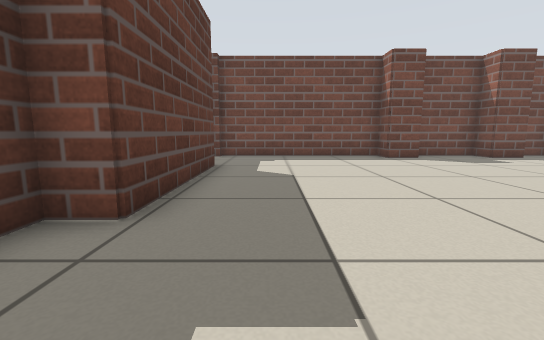
[1] (above)

12 first-person views from a walk through a Stage world. The camera is 0.5 m above the floor, tilts 8° down and sees 90° across. The lines on the ground mark 1 m squares. The floor is counted in squares, 0.5 m on a side. Each view is taken from the middle of a square. On the plan, view 1 faces up. The plan holds only what a view shows up to about 11 squares ahead; the rest is blank. Robots are left out.

[2]
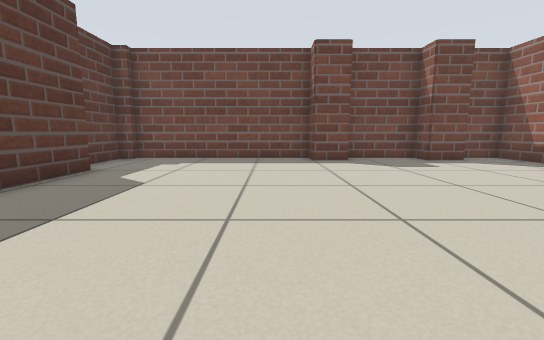

[3]
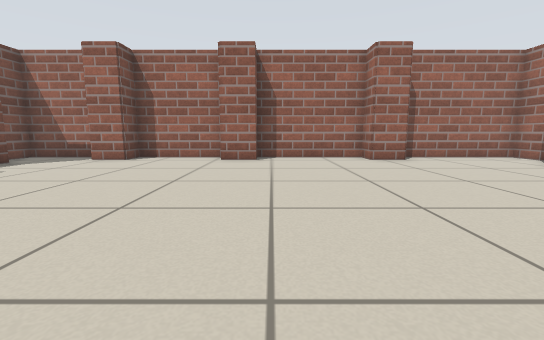

[4]
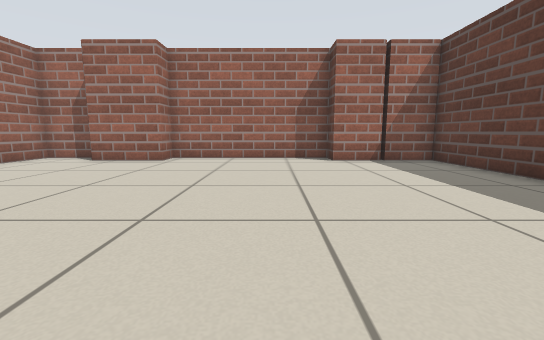

[5]
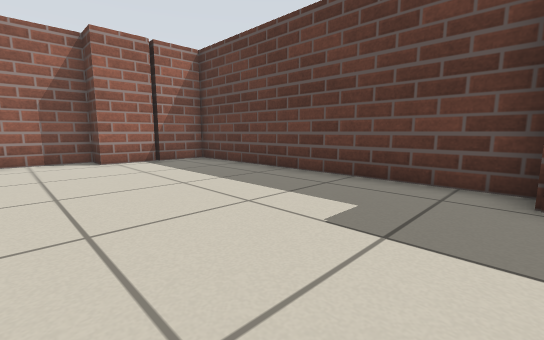

[6]
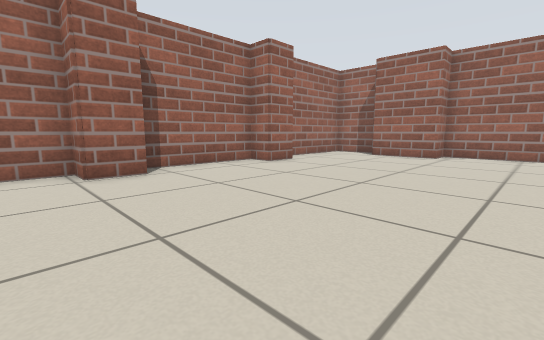

[7]
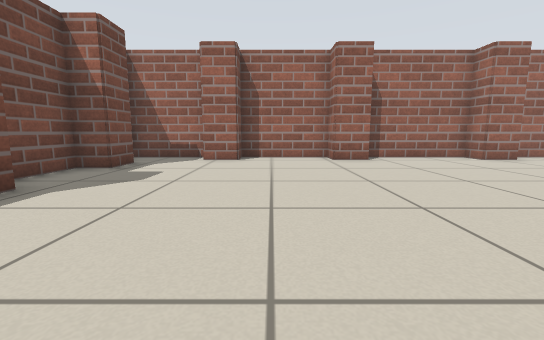

[8]
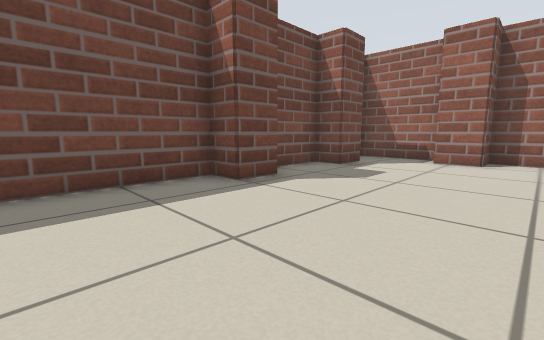

[9]
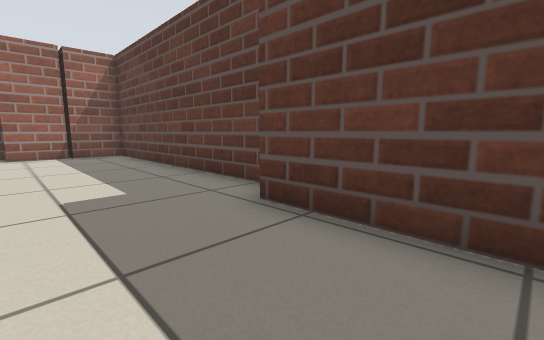

[10]
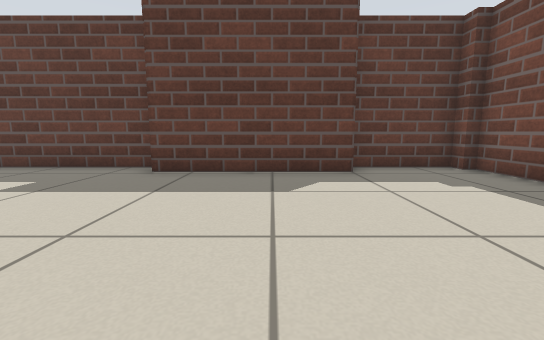

[11]
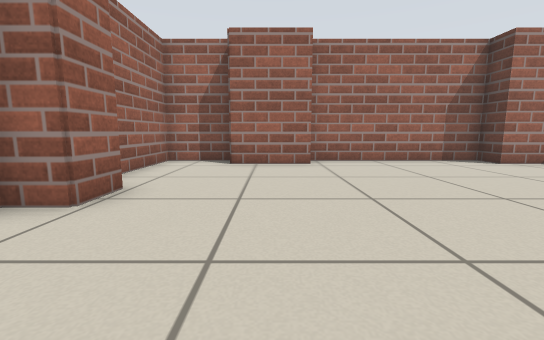

[12]
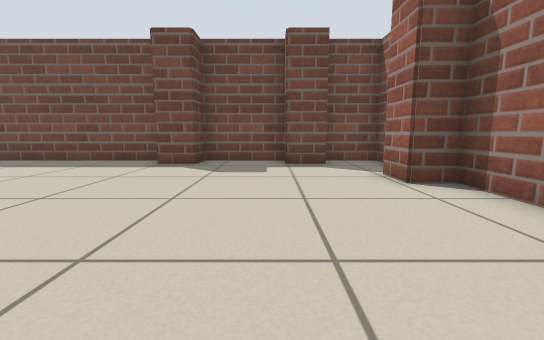

### Floor plan
Points are (right, up) in squares from view 1. A wall is a line through its corners. A room is listed if a view was taken in it or the views show most of it. See-through windows are left out.
Room 1 (views 1, 2, 3, 4, 5, 6, 7, 8, 9, 10, 11, 12)
walls: (10.6, -2.9) (10.6, -1.5) (11.6, -1.5) (11.6, 2.6) (10.6, 2.6) (10.6, 3.8) (11.6, 3.8) (11.6, 7.2) (10.6, 7.2) (10.6, 8.5); (-1.7, 8.1) (-1.7, 3) (-2.6, 3) (-2.6, -6.4) (0.9, -6.4) (0.9, -7.4) (6.8, -7.4) (6.8, -6.4) (9.4, -6.4); (11.6, 8.6) (11.6, 11.4) (9.9, 11.4); (5.7, 11.5) (5.7, 10.4) (4.4, 10.4) (4.4, 11.5); (9.8, 10.4) (8.4, 10.4) (8.4, 11.4) (-2.1, 11.4) (-2.1, 11) (-2.6, 11) (-2.6, 8.2); (9.4, -7.4) (11.6, -7.4) (11.6, -3.1)

Positions as (right, up) in squares from view 1, and headings:
1: (0, 0), facing up
2: (3, 1), facing up
3: (1, 2), facing right
4: (3, 3), facing down
5: (3, 3), facing down-left
6: (4, 5), facing down-right
7: (1, 6), facing right
8: (1, 6), facing up-right
9: (1, 6), facing down-left
10: (5, 6), facing left
11: (8, 2), facing down
12: (8, 2), facing up
